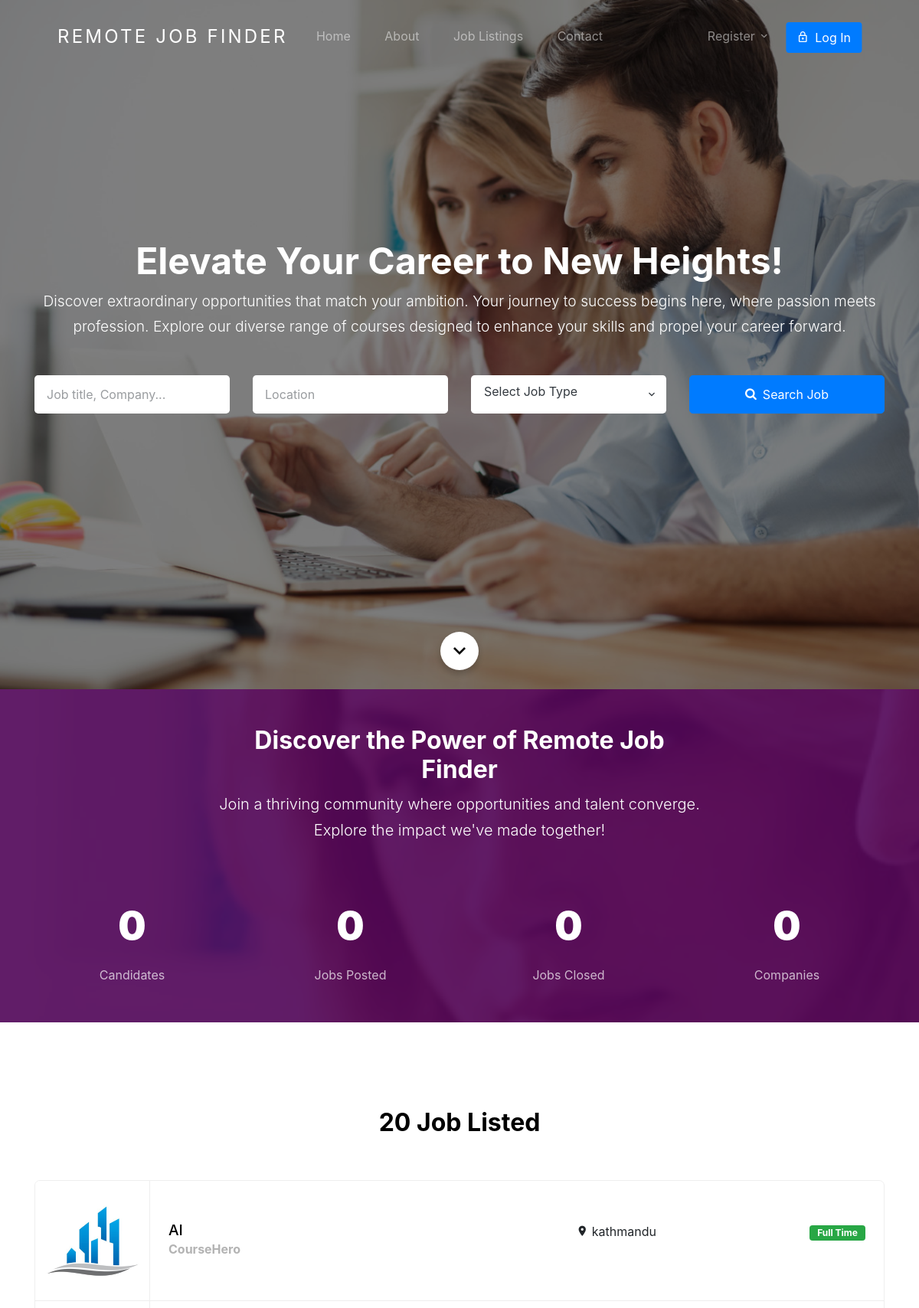
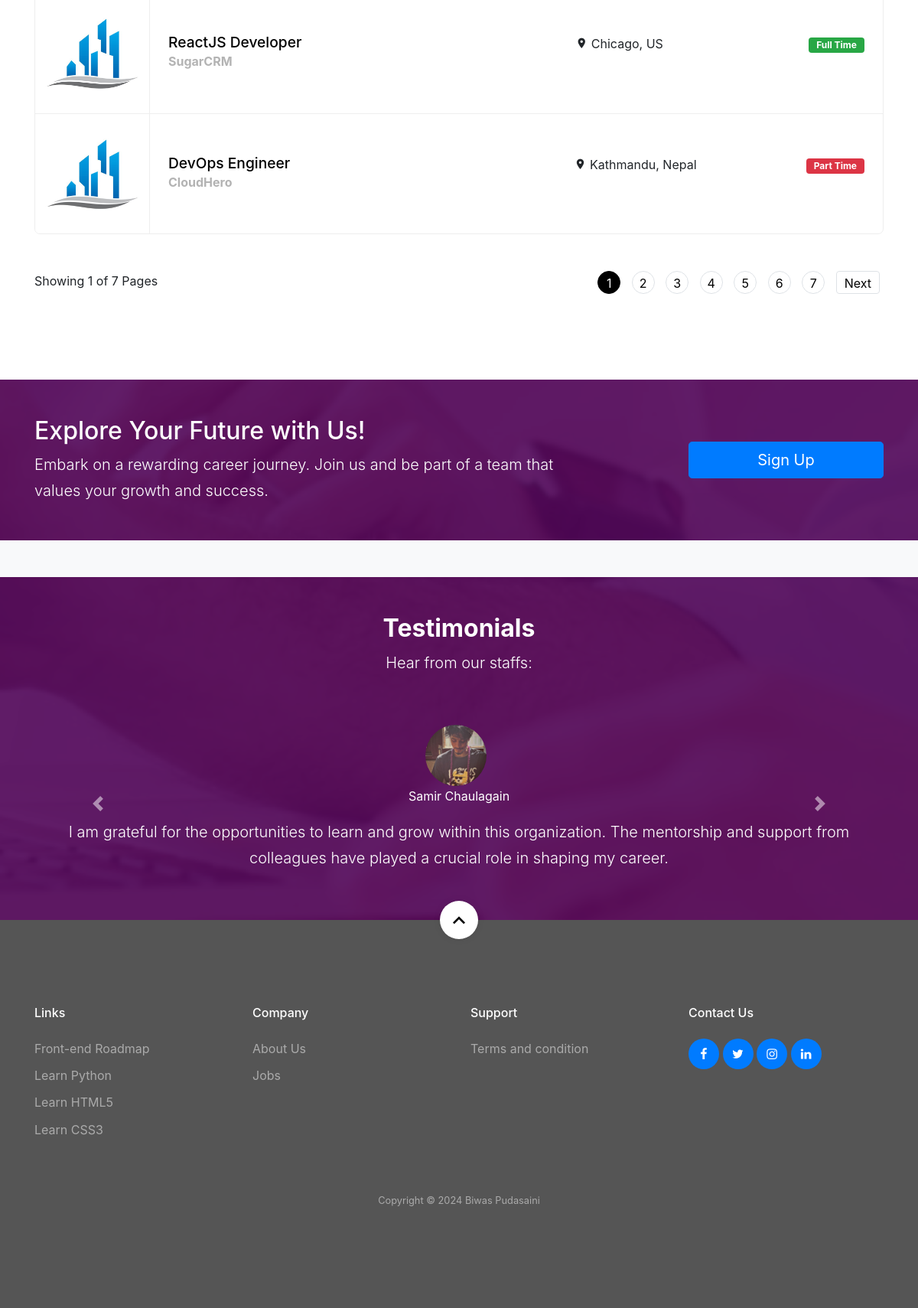
The page / on the database its author committed (2 pictures, top to bottom).
### jobapp/models.py (models this page shows, shortened)
class Job(models.Model):
    user = models.ForeignKey(User, related_name='User', on_delete=models.CASCADE)
    title = models.CharField(max_length=300)
    description = RichTextField()
    tags = TaggableManager()
    location = models.CharField(max_length=300)
    job_type = models.CharField(choices=JOB_TYPE, max_length=1)
    category = models.ForeignKey(Category,related_name='Category', on_delete=models.CASCADE)
    salary = models.CharField(max_length=30, blank=True)
    company_name = models.CharField(max_length=300)
    company_description = RichTextField(blank=True, null=True)
    url = models.URLField(max_length=200)
    last_date = models.DateField()
    is_published = models.BooleanField(default=False)
    is_closed = models.BooleanField(default=False)
    timestamp = models.DateTimeField(auto_now=True)

class Testimonial(models.Model):
    author_name = models.CharField(max_length=255)
    content = models.TextField()
    profile_image = models.ImageField(upload_to='testimonial_images/', null=True, blank=True)

### jobapp/views.py (the view, shortened to what this page needs)
# urls.py: path('', views.home_view, name='home'),
def home_view(request):
    testimonials = Testimonial.objects.all()
    published_jobs = Job.objects.filter(is_published=True).order_by('-timestamp')
    jobs = published_jobs.filter(is_closed=False)
    total_candidates = User.objects.filter(role='employee').count()
    total_companies = User.objects.filter(role='employer').count()
    paginator = Paginator(jobs, 3)
    page_number = request.GET.get('page', None)
    page_obj = paginator.get_page(page_number)
    context = {
        'total_candidates': total_candidates,
        'total_companies': total_companies,
        'total_jobs': len(jobs),
        'total_completed_jobs': len(published_jobs.filter(is_closed=True)),
        'page_obj': page_obj,
        'testimonials':testimonials
    }
    return render(request, 'jobapp/index.html', context)

### template/jobapp/index.html (shortened to what this page needs)
{% extends 'base.html' %}
{% load static %}
{% block content %}
<section class="home-section section-hero overlay bg-image"
  style="background-image: url('{% static 'images/bgrr.jpg' %}');" id="home-section">
  <div class="container">
    <div class="row align-items-center justify-content-center">
      <div class="col-md-12">
        <div class="mb-5 text-center">
          <h1 class="text-white font-weight-bold">Elevate Your Career to New Heights!</h1>
          <p class="lead text-white">Discover extraordinary opportunities that match your ambition. Your journey to success begins here, where passion meets profession.
          <span>Explore our diverse range of courses designed to enhance your skills and propel your career forward.</span></p>
        </div>
      <form method="GET" action="{% url 'jobapp:search_result' %}" class="search-jobs-form">
          {% include 'jobapp/search.html' %}
        </form>
      </div>
    </div>
  </div>
  <a href="#next" class="scroll-button smoothscroll">
    <span class=" icon-keyboard_arrow_down"></span>
  </a>
</section>
<section class="py-5 bg-image overlay-primary fixed overlay" id="next"
  style="background-image: url('{% static 'images/bgrr.jpg' %}');">
  <div class="container">
    <div class="row mb-5 justify-content-center">
      <div class="col-md-7 text-center">
        <h2 class="section-title mb-2 text-white">Discover the Power of Remote Job Finder</h2>
        <p class="lead text-white">Join a thriving community where opportunities and talent converge. Explore the impact we've made together!</p>
      </div>
    </div>
    <div class="row pb-0 block__19738 section-counter">
      <div class="col-6 col-md-6 col-lg-3 mb-5 mb-lg-0">
        <div class="d-flex align-items-center justify-content-center mb-2">
          <strong class="number" data-number="{{ total_candidates }}">0</strong>
        </div>
        <span class="caption">Candidates</span>
      </div>
      <div class="col-6 col-md-6 col-lg-3 mb-5 mb-lg-0">
        <div class="d-flex align-items-center justify-content-center mb-2">
          <strong class="number" data-number="{{ total_jobs }}">0</strong>
        </div>
        <span class="caption">Jobs Posted</span>
      </div>
      <div class="col-6 col-md-6 col-lg-3 mb-5 mb-lg-0">
        <div class="d-flex align-items-center justify-content-center mb-2">
          <strong class="number" data-number="{{ total_completed_jobs }}">0</strong>
        </div>
        <span class="caption">Jobs Closed</span>
      </div>
      <div class="col-6 col-md-6 col-lg-3 mb-5 mb-lg-0">
        <div class="d-flex align-items-center justify-content-center mb-2">
          <strong class="number" data-number="{{ total_companies }}">0</strong>
        </div>
        <span class="caption">Companies</span>
      </div>
    </div>
  </div>
</section>
<section id="ajax_listing_paginattion" class="site-section">
  <div class="container">
    {% if page_obj %}
    <div class="row mb-5 justify-content-center">
      <div class="col-md-7 text-center">
        <h2 class="section-title mb-2">{{ total_jobs }} Job Listed</h2>
      </div>
    </div>
    <ul id="job" class="job-listings mb-5">
      {% for job in page_obj %}
      <li class="job-listing d-block d-sm-flex pb-3 pb-sm-0 align-items-center">
        <a href="{% url 'jobapp:single-job' job.id %}"></a>
        <div class="job-listing-logo">
          <img src="{% static 'images/ii.jpg' %}" alt="Free Website Template by Free-Template.co"
            class="img-fluid">
        </div>
        <div class="job-listing-about d-sm-flex custom-width w-100 justify-content-between mx-4">
          <div class="job-listing-position custom-width w-50 mb-3 mb-sm-0">
            <h2>{{ job.title }}</h2>
            <strong>{{ job.company_name }}</strong>
          </div>
          <div class="job-listing-location mb-3 mb-sm-0 custom-width w-25">
            <span class="icon-room"></span> {{ job.location }}
          </div>
          <div class="job-listing-meta">
            {% if job.job_type == '1' %}
            <span class="badge badge-success">
              Full Time
            </span>
            {% elif job.job_type == '2'%}
            <span class="badge badge-danger">
              Part Time
            </span>
            {% else  %}
            <span class="badge badge-info">
              Internship
            </span>
            {% endif %}
          </div>
        </div>
      </li>
      {% endfor %}
    </ul>
    {% include 'jobapp/paginator.html' %}
  </div>
  {% endif %}
</section>
<section class="py-5 bg-image overlay-primary fixed overlay" style="background-image: url('{% static 'images/bgrr.jpg' %}');">
  <div class="container">
    {% if request.user.role == "employer" %}
    <div class="row align-items-center">
      <div class="col-md-8">
        <h2 class="text-white">Looking for Exceptional Talent?</h2>
        <p class="text-white">Join us in shaping the future with top-tier professionals. Discover your next key team member today!</p>
    </div>
      <div class="col-md-3 ml-auto">
        <a href="{% url 'jobapp:create-job' %}" class="btn btn-primary btn-lg btn-block text-white btn-search">Post Your Job</a>
      </div>
    </div>
    {% else %}
    <div class="row align-items-center">
      <div class="col-md-8">
        <h2 class="text-white">Explore Your Future with Us!</h2>
        <p class="mb-0 text-white lead">Embark on a rewarding career journey. Join us and be part of a team that values your growth and success.</p>
    </div>
      <div class="col-md-3 ml-auto">
        <a href="{% url 'account:employee-registration' %}" class="btn btn-primary btn-lg btn-block text-white btn-search">Sign Up</a>
      </div>
    </div>
    {% endif %}
  </div>
</section>
<section class="bg-light pt-5 testimony-full">
</section>
<section class="py-5 bg-image overlay-primary fixed overlay" id="next" style="background-image: url('{% static 'images/bgrr.jpg' %}');">
  <div class="container">
    <div class="row mb-5 justify-content-center">
      <div class="col-md-7 text-center">
          <h2 class="section-title mb-2 text-white">Testimonials</h2>
        <p class="lead text-white">Hear from our staffs:</p>
      </div>
    </div>
    <div id="testimonialCarousel" class="carousel slide" data-ride="carousel">
      <div class="carousel-inner">
        {% for testimonial in testimonials %}
          <div class="carousel-item {% if forloop.first %}active{% endif %}">
            <div class="text-center">
              {% if testimonial.profile_image %}
                <img src="{{ testimonial.profile_image.url }}" alt="Profile Image" class="rounded-circle mr-2" style="width: 80px; height: 80px; object-fit: cover;">
              {% endif %}
              <p class="text-white"> {{ testimonial.author_name }}</p>
              <p class="lead text-white">{{ testimonial.content }}</p>
            </div>
          </div>
        {% endfor %}
      </div>
      <a class="carousel-control-prev" href="#testimonialCarousel" role="button" data-slide="prev">
        <span class="carousel-control-prev-icon" aria-hidden="true"></span>
      </a>
      <a class="carousel-control-next" href="#testimonialCarousel" role="button" data-slide="next">
        <span class="carousel-control-next-icon" aria-hidden="true"></span>
      </a>
    </div>
  </div>
</section>
{% endblock %}

### static/css/style.css (style rules this page uses)
body { font-weight: 400; font-size: 1rem; line-height: 1.7; position: relative; }
body:after { content: ""; position: absolute; top: 0; left: 0; right: 0; bottom: 0; background: rgba(0, 0, 0, 0.7); z-index: 100; opacity: 0; visibility: hidden; -webkit-transition: .3s all ease; -o-transition: .3s all ease; transition: .3s all ease; }
h1, h2, h3, h4 { color: #000; }
.site-section { padding-top: 7rem; padding-bottom: 7rem; position: relative; z-index: 2; }
.home-section { position: relative; }
.home-section > .container { z-index: 2; position: relative; }
.home-section h1 { font-size: 3rem; color: #fff; font-weight: 200; }
.home-section p { font-size: 1.2rem; color: rgba(255, 255, 255, 0.6); }
.home-section .scroll-button { position: absolute; z-index: 2; bottom: 0; width: 50px; height: 50px; border-radius: 50%; background: #fff; left: 50%; -webkit-transform: translate(-50%, -50%); -ms-transform: translate(-50%, -50%); transform: translate(-50%, -50%); -webkit-box-shadow: 0 5px 10px 0px rgba(0, 0, 0, 0.2); box-shadow: 0 5px 10px 0px rgba(0, 0, 0, 0.2); }
.home-section .scroll-button > span { color: #000; position: absolute; font-size: 2rem; top: 50%; left: 50%; -webkit-transform: translate(-50%, -50%); -ms-transform: translate(-50%, -50%); transform: translate(-50%, -50%); }
.bg-image { background-size: cover; background-position: center center; background-repeat: no-repeat; }
.bg-image.fixed { background-attachment: fixed; }
.bg-image.overlay-primary { position: relative; }
.bg-image.overlay-primary:before { position: absolute; content: ""; top: 0; left: 0; right: 0; bottom: 0; background: rgba(80, 5, 88, 0.9); z-index: 1; }
.bg-image.overlay-primary > .container { position: relative; z-index: 2; }
.job-listings { padding: 0; margin: 0; border: 1px solid #eee; border-radius: 7px; overflow: hidden; position: relative; background: #fff; }
.job-listings .badge { color: #fff; padding: 4px 10px; }
.job-listings .job-listing { position: relative; border-bottom: 1px solid #eee; -webkit-transition: .3s all ease; -o-transition: .3s all ease; transition: .3s all ease; }
.job-listings .job-listing:last-child { border-bottom: none; }
.job-listings .job-listing a { position: absolute; width: 100%; height: 100%; -webkit-transition: .3s all ease; -o-transition: .3s all ease; transition: .3s all ease; }
.job-listings .job-listing .job-listing-logo { -webkit-box-flex: 0; -ms-flex: 0 0 150px; flex: 0 0 150px; border-right: 1px solid #eee; }
.job-listings .job-listing-position h2 { font-size: 1.2rem; margin-bottom: 0; }
.job-listings .job-listing-position strong { color: #b3b3b3; }
.section-title { font-size: 2rem; font-weight: 700; }
.section-hero, .section-hero > .container > .row { height: 100vh; min-height: 900px; }
.section-hero.overlay, .section-hero.overlay-2 { position: relative; }
.section-hero.overlay:before, .section-hero.overlay-2:before { z-index: 1; position: absolute; content: ""; top: 0; left: 0; right: 0; bottom: 0; background: rgba(0, 0, 0, 0.5); }
.section-hero > .container { z-index: 2; position: relative; }
.btn:after, .btn:before { display: none; }
.btn.btn-primary { color: #fff; }
.block__19738 { text-align: center; }
.block__19738 .number { font-size: 3.2rem; font-weight: 900; color: #fff; }
.block__19738 .caption { font-size: 1rem; display: block; color: rgba(255, 255, 255, 0.7); }

### rows shown on the page
Job: title "AI", company_name "CourseHero", location "kathmandu", job_type "Full Time"
Job: title "ReactJS Developer", company_name "SugarCRM", location "Chicago, US", job_type "Full Time"
Job: title "DevOps Engineer", company_name "CloudHero", location "Kathmandu, Nepal", job_type "Part Time"
Testimonial: profile_image (picture), author_name "Samir Chaulagain", content "I am grateful for the opportunities to learn and grow within this organization. The mentorship and support from colleagues have played a crucial role in shaping my career."

### other values the page prints
{{ total_jobs }} "20"
{{ page_obj.number }} "1"
{{ page_obj.paginator.num_pages }} "7"
{{ i }} "1"
{{ i }} "2" "3" "4" "5" "6" "7"
